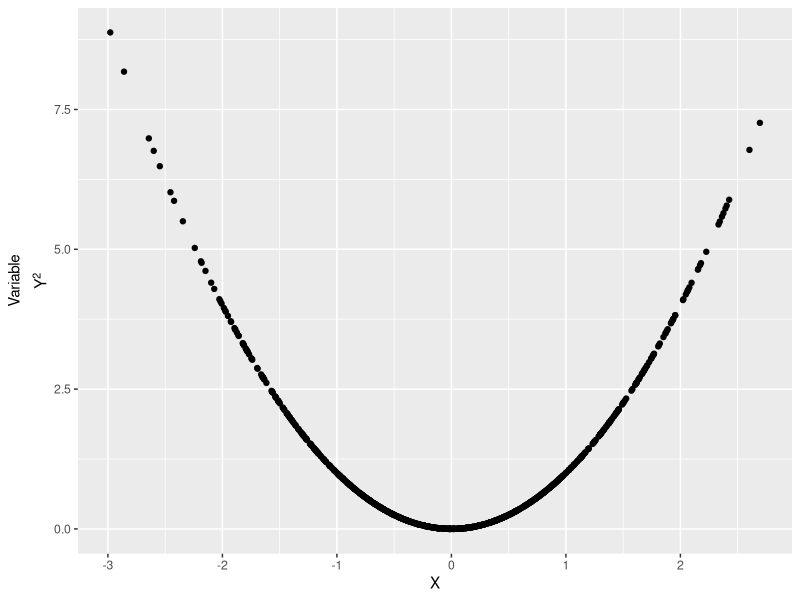

Source code (R):
# https://stackoverflow.com/questions/61898701/axis-label-specifications-in-ggplot

library(tidyverse)

sample_data <- tibble(x = rnorm(1000),
       y = x^2)

sample_data %>%
  ggplot(aes(x, y)) +
  geom_point() +
  labs(
    x = "X",
    y = expression(atop("Variable", Y^2))
  )

       